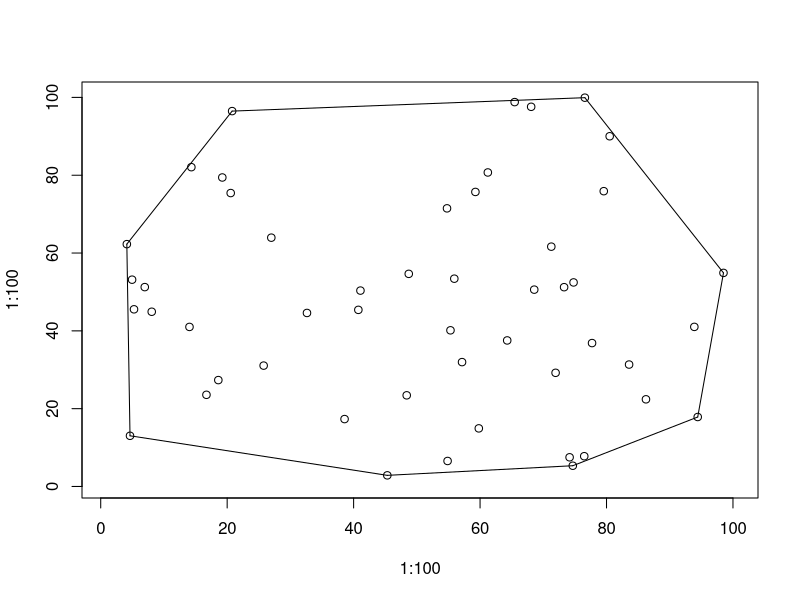

This figure's R source:
#! /usr/bin/env Rscript
png("convex.png", width=700, height=700)
plot(1:100.000, 1:100.000, type="n")

#points
points(20.786,96.480)
points(94.425,17.858)
points(20.559,75.420)
points(59.801,14.936)
points(74.161,7.501)
points(40.749,45.397)
points(64.293,37.538)
points(61.229,80.709)
points(76.479,7.780)
points(98.500,54.897)
points(8.068,44.912)
points(77.712,36.860)
points(48.721,54.651)
points(68.081,97.587)
points(32.623,44.601)
points(55.925,53.409)
points(41.080,50.349)
points(71.267,61.640)
points(25.770,31.068)
points(76.576,99.931)
points(38.568,17.325)
points(45.328,2.862)
points(54.863,6.556)
points(83.571,31.341)
points(14.336,82.070)
points(86.239,22.404)
points(26.982,63.950)
points(59.264,75.703)
points(18.601,27.345)
points(73.291,51.224)
points(71.946,29.216)
points(4.633,13.027)
points(79.565,75.900)
points(74.666,5.335)
points(6.967,51.243)
points(5.266,45.536)
points(68.568,50.593)
points(48.398,23.430)
points(57.150,31.968)
points(54.772,71.486)
points(14.039,41.010)
points(93.890,41.021)
points(4.961,53.154)
points(16.724,23.562)
points(80.500,90.015)
points(74.787,52.446)
points(19.231,79.420)
points(65.472,98.796)
points(55.319,40.139)
points(4.131,62.287)

# 8 line segments
segments(4.131,62.287,4.633,13.027)
segments(4.633,13.027,45.328,2.862)
segments(45.328,2.862,74.666,5.335)
segments(74.666,5.335,94.425,17.858)
segments(94.425,17.858,98.500,54.897)
segments(98.500,54.897,76.576,99.931)
segments(76.576,99.931,20.786,96.480)
segments(20.786,96.480,4.131,62.287)
dev.off()
